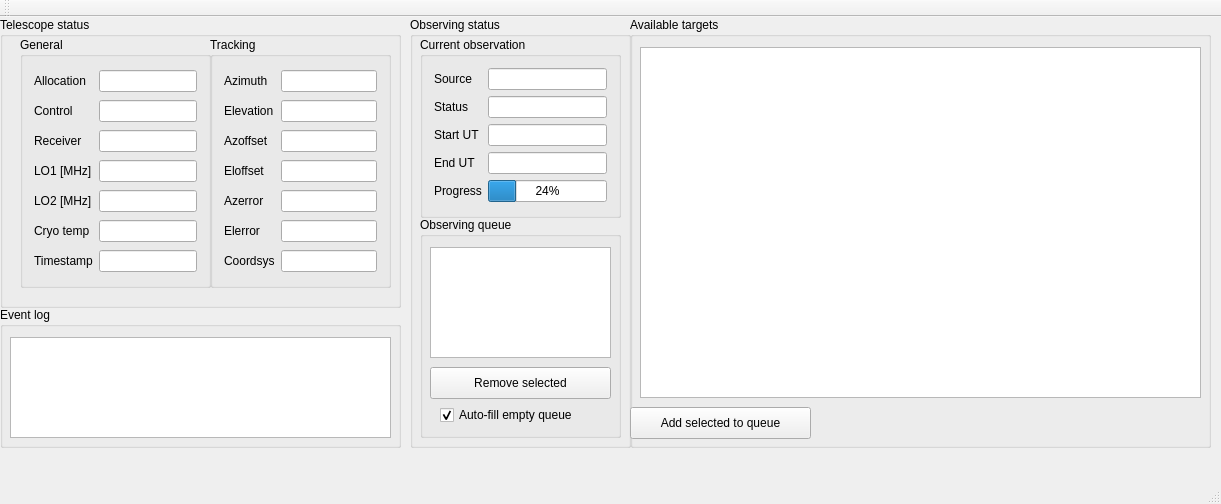
<?xml version="1.0" encoding="UTF-8"?>
<ui version="4.0">
 <class>MainWindow</class>
 <widget class="QMainWindow" name="MainWindow">
  <property name="geometry">
   <rect>
    <x>0</x>
    <y>0</y>
    <width>1221</width>
    <height>504</height>
   </rect>
  </property>
  <property name="windowTitle">
   <string>PulsarObserver</string>
  </property>
  <widget class="QWidget" name="centralWidget">
   <widget class="QGroupBox" name="groupBox_TelescopeStatus">
    <property name="geometry">
     <rect>
      <x>0</x>
      <y>0</y>
      <width>401</width>
      <height>291</height>
     </rect>
    </property>
    <property name="title">
     <string>Telescope status</string>
    </property>
    <widget class="QGroupBox" name="groupBox_tracking">
     <property name="geometry">
      <rect>
       <x>210</x>
       <y>20</y>
       <width>181</width>
       <height>251</height>
      </rect>
     </property>
     <property name="title">
      <string>Tracking</string>
     </property>
     <layout class="QGridLayout" name="gridLayout_tracking">
      <item row="1" column="1">
       <widget class="QLineEdit" name="lineEdit_Elevation">
        <property name="readOnly">
         <bool>true</bool>
        </property>
       </widget>
      </item>
      <item row="5" column="1">
       <widget class="QLineEdit" name="lineEdit_ElError">
        <property name="readOnly">
         <bool>true</bool>
        </property>
       </widget>
      </item>
      <item row="5" column="0">
       <widget class="QLabel" name="label_ElError">
        <property name="text">
         <string>Elerror</string>
        </property>
       </widget>
      </item>
      <item row="6" column="1">
       <widget class="QLineEdit" name="lineEdit_Coordsys">
        <property name="readOnly">
         <bool>true</bool>
        </property>
       </widget>
      </item>
      <item row="2" column="0">
       <widget class="QLabel" name="label_AzOffset">
        <property name="text">
         <string>Azoffset</string>
        </property>
       </widget>
      </item>
      <item row="4" column="1">
       <widget class="QLineEdit" name="lineEdit_AzError">
        <property name="readOnly">
         <bool>true</bool>
        </property>
       </widget>
      </item>
      <item row="3" column="1">
       <widget class="QLineEdit" name="lineEdit_ElOffset">
        <property name="readOnly">
         <bool>true</bool>
        </property>
       </widget>
      </item>
      <item row="3" column="0">
       <widget class="QLabel" name="label_ElOffset">
        <property name="text">
         <string>Eloffset</string>
        </property>
       </widget>
      </item>
      <item row="2" column="1">
       <widget class="QLineEdit" name="lineEdit_AzOffset">
        <property name="readOnly">
         <bool>true</bool>
        </property>
       </widget>
      </item>
      <item row="0" column="1">
       <widget class="QLineEdit" name="lineEdit_Azimuth">
        <property name="readOnly">
         <bool>true</bool>
        </property>
       </widget>
      </item>
      <item row="4" column="0">
       <widget class="QLabel" name="label_AzError">
        <property name="text">
         <string>Azerror</string>
        </property>
       </widget>
      </item>
      <item row="1" column="0">
       <widget class="QLabel" name="label_Elevation">
        <property name="text">
         <string>Elevation</string>
        </property>
       </widget>
      </item>
      <item row="0" column="0">
       <widget class="QLabel" name="label_Azimuth">
        <property name="text">
         <string>Azimuth</string>
        </property>
       </widget>
      </item>
      <item row="6" column="0">
       <widget class="QLabel" name="label_Coordsys">
        <property name="text">
         <string>Coordsys</string>
        </property>
       </widget>
      </item>
     </layout>
    </widget>
    <widget class="QGroupBox" name="groupBox_GeneralStatus">
     <property name="geometry">
      <rect>
       <x>20</x>
       <y>20</y>
       <width>191</width>
       <height>251</height>
      </rect>
     </property>
     <property name="title">
      <string>General</string>
     </property>
     <layout class="QGridLayout" name="gridLayout">
      <item row="0" column="0">
       <widget class="QLabel" name="label_Allocation">
        <property name="text">
         <string>Allocation</string>
        </property>
       </widget>
      </item>
      <item row="0" column="1">
       <widget class="QLineEdit" name="lineEdit_Allocation">
        <property name="readOnly">
         <bool>true</bool>
        </property>
       </widget>
      </item>
      <item row="1" column="0">
       <widget class="QLabel" name="label_Control">
        <property name="text">
         <string>Control</string>
        </property>
       </widget>
      </item>
      <item row="1" column="1">
       <widget class="QLineEdit" name="lineEdit_Control">
        <property name="readOnly">
         <bool>true</bool>
        </property>
       </widget>
      </item>
      <item row="2" column="0">
       <widget class="QLabel" name="label_Receiver">
        <property name="text">
         <string>Receiver</string>
        </property>
       </widget>
      </item>
      <item row="2" column="1">
       <widget class="QLineEdit" name="lineEdit_Receiver">
        <property name="readOnly">
         <bool>true</bool>
        </property>
       </widget>
      </item>
      <item row="3" column="0">
       <widget class="QLabel" name="label_LO1">
        <property name="text">
         <string>LO1 [MHz]</string>
        </property>
       </widget>
      </item>
      <item row="3" column="1">
       <widget class="QLineEdit" name="lineEdit_LO1">
        <property name="readOnly">
         <bool>true</bool>
        </property>
       </widget>
      </item>
      <item row="4" column="0">
       <widget class="QLabel" name="label_LO2">
        <property name="text">
         <string>LO2 [MHz]</string>
        </property>
       </widget>
      </item>
      <item row="4" column="1">
       <widget class="QLineEdit" name="lineEdit_LO2">
        <property name="readOnly">
         <bool>true</bool>
        </property>
       </widget>
      </item>
      <item row="5" column="0">
       <widget class="QLabel" name="label_CryoTemp">
        <property name="text">
         <string>Cryo temp</string>
        </property>
       </widget>
      </item>
      <item row="5" column="1">
       <widget class="QLineEdit" name="lineEdit_CryoTemp">
        <property name="readOnly">
         <bool>true</bool>
        </property>
       </widget>
      </item>
      <item row="6" column="0">
       <widget class="QLabel" name="label_Timestamp">
        <property name="text">
         <string>Timestamp</string>
        </property>
       </widget>
      </item>
      <item row="6" column="1">
       <widget class="QLineEdit" name="lineEdit_Timestamp">
        <property name="readOnly">
         <bool>true</bool>
        </property>
       </widget>
      </item>
     </layout>
    </widget>
   </widget>
   <widget class="QGroupBox" name="groupBox_ObservingStatus">
    <property name="geometry">
     <rect>
      <x>410</x>
      <y>0</y>
      <width>221</width>
      <height>431</height>
     </rect>
    </property>
    <property name="title">
     <string>Observing status</string>
    </property>
    <widget class="QGroupBox" name="groupBox_CurrentObservation">
     <property name="geometry">
      <rect>
       <x>10</x>
       <y>20</y>
       <width>201</width>
       <height>181</height>
      </rect>
     </property>
     <property name="title">
      <string>Current observation</string>
     </property>
     <layout class="QGridLayout" name="gridLayout_2">
      <item row="0" column="0">
       <widget class="QLabel" name="label_Source">
        <property name="text">
         <string>Source</string>
        </property>
       </widget>
      </item>
      <item row="0" column="1">
       <widget class="QLineEdit" name="lineEdit_Source">
        <property name="readOnly">
         <bool>true</bool>
        </property>
       </widget>
      </item>
      <item row="1" column="0">
       <widget class="QLabel" name="label_Status">
        <property name="text">
         <string>Status</string>
        </property>
       </widget>
      </item>
      <item row="1" column="1">
       <widget class="QLineEdit" name="lineEdit_Status">
        <property name="readOnly">
         <bool>true</bool>
        </property>
       </widget>
      </item>
      <item row="2" column="0">
       <widget class="QLabel" name="label_StartUT">
        <property name="text">
         <string>Start UT</string>
        </property>
       </widget>
      </item>
      <item row="2" column="1">
       <widget class="QLineEdit" name="lineEdit_StartUT">
        <property name="readOnly">
         <bool>true</bool>
        </property>
       </widget>
      </item>
      <item row="3" column="0">
       <widget class="QLabel" name="label_EndUT">
        <property name="text">
         <string>End UT</string>
        </property>
       </widget>
      </item>
      <item row="3" column="1">
       <widget class="QLineEdit" name="lineEdit_EndUT">
        <property name="readOnly">
         <bool>true</bool>
        </property>
       </widget>
      </item>
      <item row="4" column="0">
       <widget class="QLabel" name="label_Progress">
        <property name="text">
         <string>Progress</string>
        </property>
       </widget>
      </item>
      <item row="4" column="1">
       <widget class="QProgressBar" name="progressBar">
        <property name="value">
         <number>24</number>
        </property>
       </widget>
      </item>
     </layout>
    </widget>
    <widget class="QGroupBox" name="groupBox_ObservingQueue">
     <property name="geometry">
      <rect>
       <x>10</x>
       <y>200</y>
       <width>201</width>
       <height>221</height>
      </rect>
     </property>
     <property name="title">
      <string>Observing queue</string>
     </property>
     <widget class="QPushButton" name="pushButton_RemoveScheduledSource">
      <property name="geometry">
       <rect>
        <x>10</x>
        <y>150</y>
        <width>181</width>
        <height>32</height>
       </rect>
      </property>
      <property name="text">
       <string>Remove selected</string>
      </property>
     </widget>
     <widget class="QCheckBox" name="checkBox_AutoSchedule">
      <property name="geometry">
       <rect>
        <x>20</x>
        <y>190</y>
        <width>181</width>
        <height>16</height>
       </rect>
      </property>
      <property name="text">
       <string>Auto-fill empty queue</string>
      </property>
      <property name="checked">
       <bool>true</bool>
      </property>
     </widget>
     <widget class="QTableWidget" name="tableWidget_ObservingQueue">
      <property name="geometry">
       <rect>
        <x>10</x>
        <y>30</y>
        <width>181</width>
        <height>111</height>
       </rect>
      </property>
     </widget>
    </widget>
   </widget>
   <widget class="QGroupBox" name="eventLogGroupBox">
    <property name="geometry">
     <rect>
      <x>0</x>
      <y>290</y>
      <width>401</width>
      <height>141</height>
     </rect>
    </property>
    <property name="title">
     <string>Event log</string>
    </property>
    <widget class="QTextEdit" name="eventLogTextEdit">
     <property name="geometry">
      <rect>
       <x>10</x>
       <y>30</y>
       <width>381</width>
       <height>101</height>
      </rect>
     </property>
    </widget>
   </widget>
   <widget class="QGroupBox" name="groupBox_TargetList">
    <property name="geometry">
     <rect>
      <x>630</x>
      <y>0</y>
      <width>581</width>
      <height>431</height>
     </rect>
    </property>
    <property name="title">
     <string>Available targets</string>
    </property>
    <widget class="QPushButton" name="pushButton_addTargetButton">
     <property name="geometry">
      <rect>
       <x>0</x>
       <y>390</y>
       <width>181</width>
       <height>32</height>
      </rect>
     </property>
     <property name="text">
      <string>Add selected to queue</string>
     </property>
    </widget>
    <widget class="QTableWidget" name="tableWidget_TargetList">
     <property name="geometry">
      <rect>
       <x>10</x>
       <y>30</y>
       <width>561</width>
       <height>351</height>
      </rect>
     </property>
     <property name="editTriggers">
      <set>QAbstractItemView::NoEditTriggers</set>
     </property>
     <property name="selectionMode">
      <enum>QAbstractItemView::SingleSelection</enum>
     </property>
     <property name="selectionBehavior">
      <enum>QAbstractItemView::SelectRows</enum>
     </property>
    </widget>
   </widget>
  </widget>
  <widget class="QMenuBar" name="menuBar">
   <property name="geometry">
    <rect>
     <x>0</x>
     <y>0</y>
     <width>1221</width>
     <height>22</height>
    </rect>
   </property>
  </widget>
  <widget class="QToolBar" name="mainToolBar">
   <attribute name="toolBarArea">
    <enum>TopToolBarArea</enum>
   </attribute>
   <attribute name="toolBarBreak">
    <bool>false</bool>
   </attribute>
  </widget>
  <widget class="QStatusBar" name="statusBar"/>
 </widget>
 <layoutdefault spacing="6" margin="11"/>
 <resources/>
 <connections/>
</ui>
